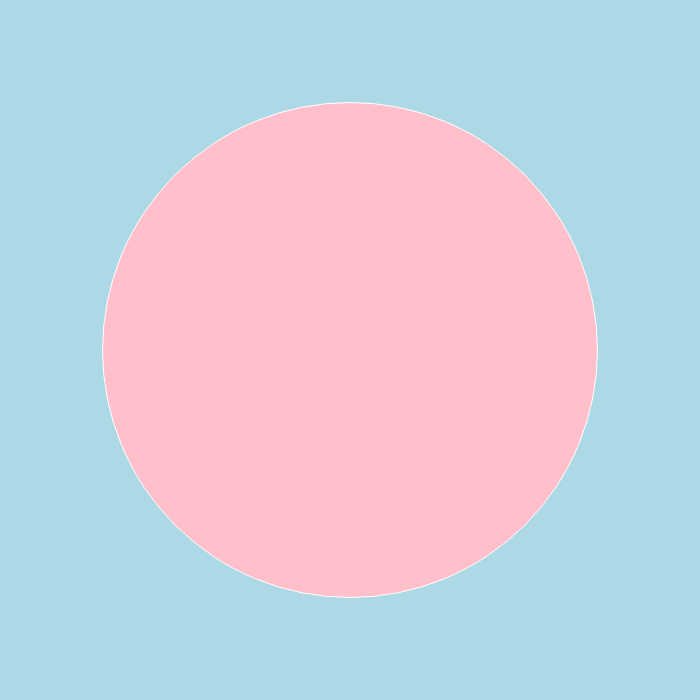
Frame 1 (no input)
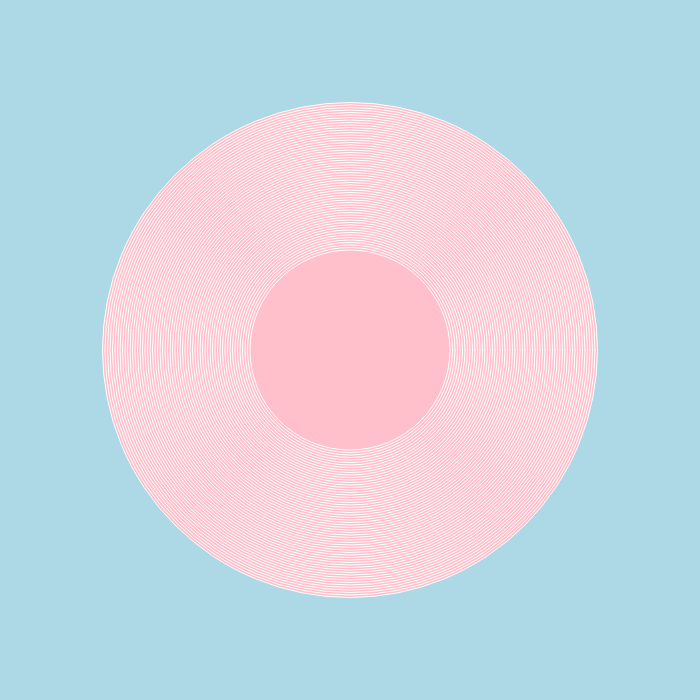
Frame 60 (no input)
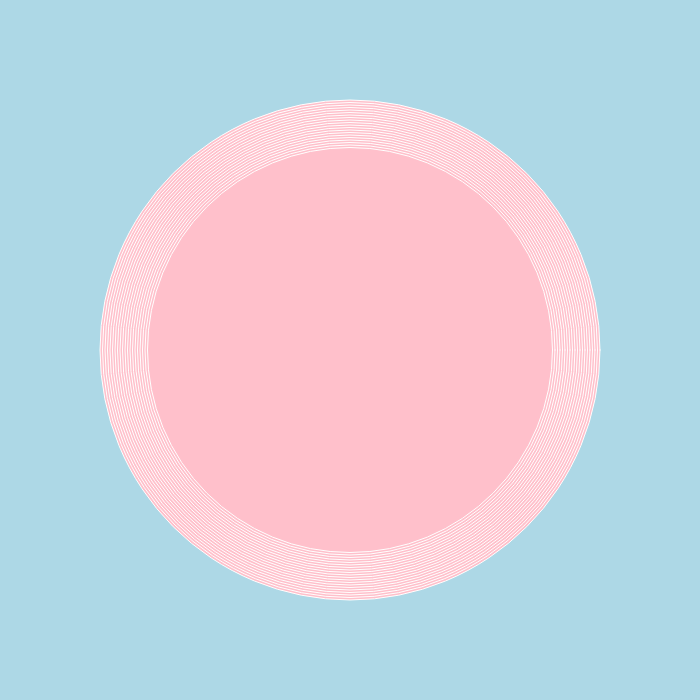
Frame 120 (the mouse pressed at the canvas centre since frame 60)

The p5.js sketch that drew these frames (run headless with seeded random() and noise() and a simulated clock; from frame 60 on, the mouse is pressed at the canvas centre):

// p5.js sketch
// ── sketch.js
var y = 500;
var x = 500;

function setup() {
createCanvas(700,700)
background('lightblue')

}

function draw() {

stroke('blues')
fill('pink')
  y = y - 5;
    if (y < 0) {
      y = 500;
}

x = x -5;
  if (x<0){
    x = 500;
  }
  ellipse(350,350,x,y)
}
